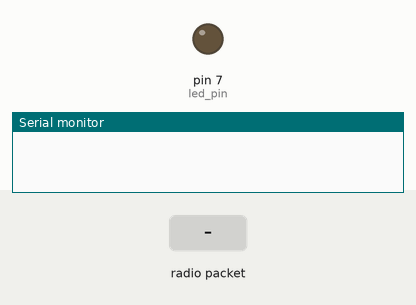
A sketch run on a simulated Arduino Uno, built with avr-gcc and run on an emulated ATmega328P. Parts: output pins drawn as LEDs (lit = HIGH), the last lines printed to the serial monitor. The inputs (shaded band) are chosen by the test bench. No radio packets arrive unless stated.

Above: at 1.2 s.
1.3 s: radio packet "1" arrives
At 2.0 s:
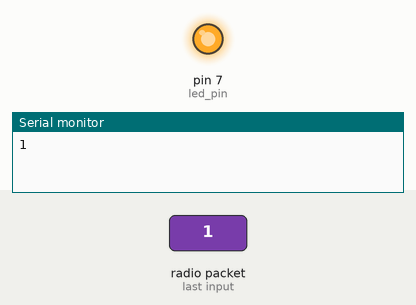
Timing chart, 0 to 4.3 s (numbered marks = the images above; inputs shaded):
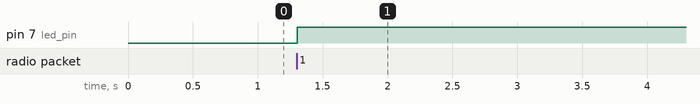

The sketch:

led_nrf24l01.ino
```cpp
//escravo
#include <SPI.h>
#include <nRF24L01.h>
#include <RF24.h>
RF24 radio(9, 10); // CE, CSN
const byte address[6] = "00001";
boolean button_state = 0;
int led_pin = 7;
void setup(){
  pinMode(led_pin, OUTPUT);
  Serial.begin(9600);
  radio.begin();
  radio.openReadingPipe(0, address);   //Setting the address at which we will receive the data
  radio.setPALevel(RF24_PA_MIN);       //You can set this as minimum or maximum depending on the distance between the transmitter and receiver.
  radio.startListening();              //This sets the module as receiver
}
void loop(){
  if (radio.available())              /*Looking for the data.*/{
    char text[32] = "";                 //Saving the incoming data
    radio.read(&text, sizeof(text));    //Reading the data
    radio.read(&button_state, sizeof(button_state));    //Reading the data
    if(button_state == HIGH){
      digitalWrite(led_pin, HIGH);
      Serial.println(text);
      }else{
        digitalWrite(led_pin, LOW);
        Serial.println(text);}
        }
  delay(5);
}
```

Measured:
- after the input at 1.3 s, pin 7 (led_pin): LOW → HIGH at once
